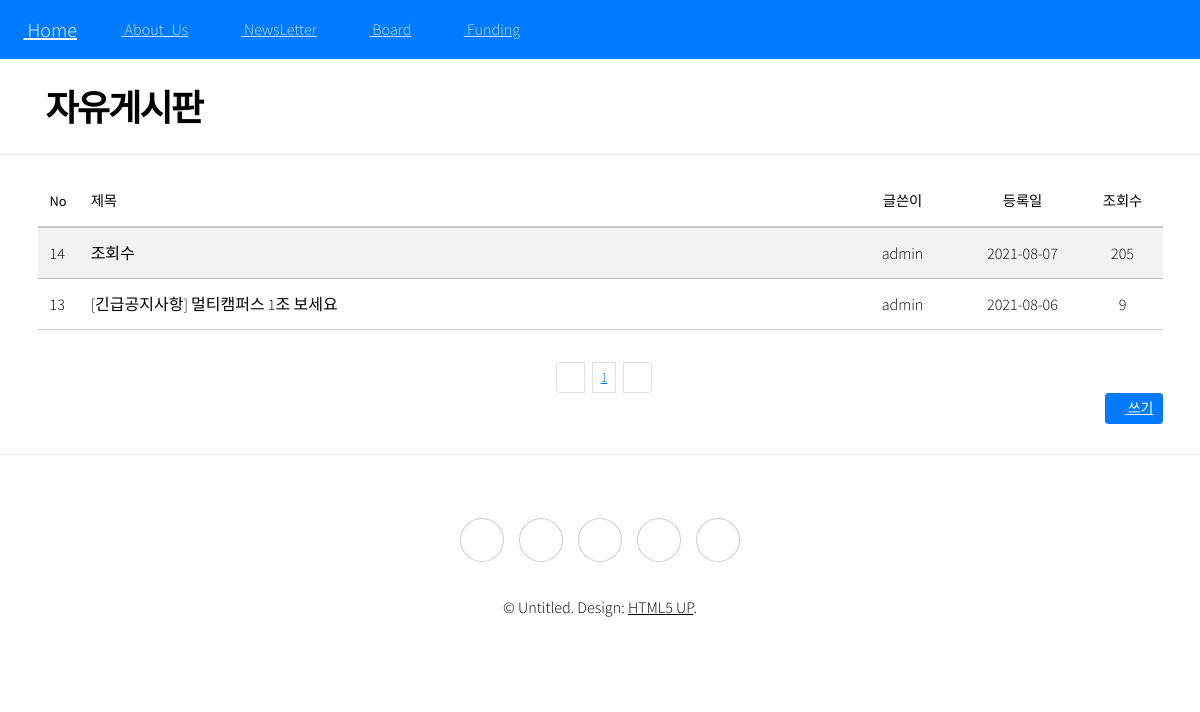
Before: /board/list/ with the older database file.
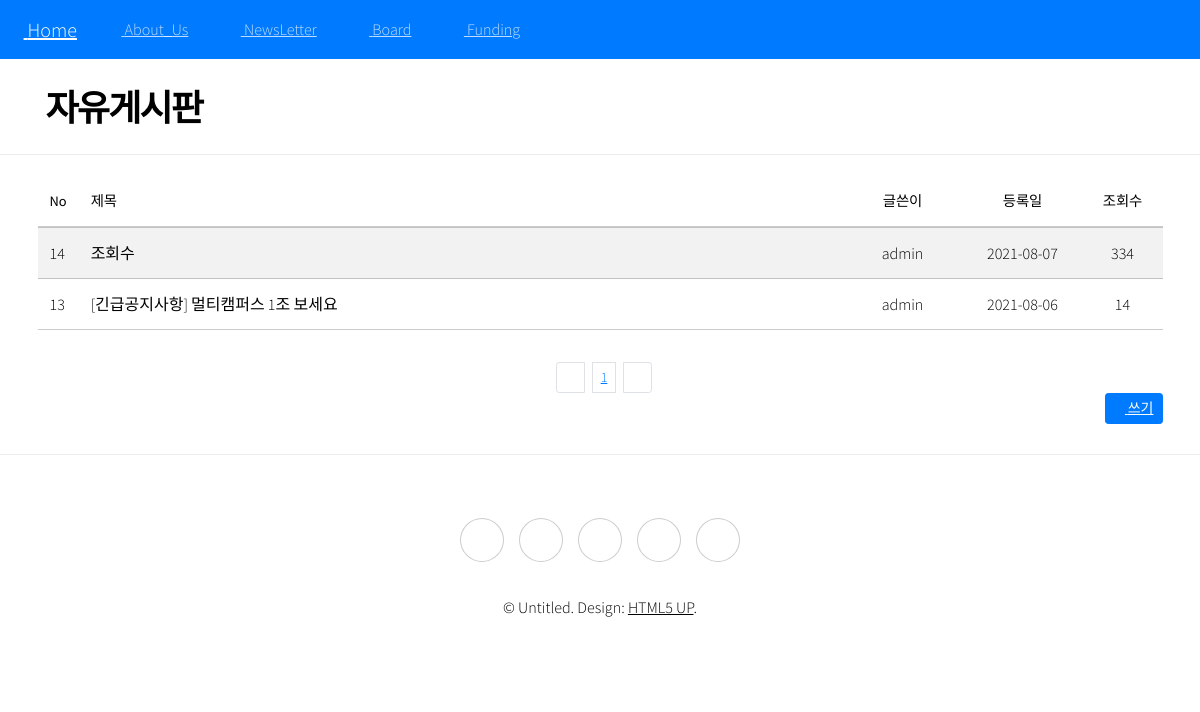
After: the same page with the newer database file.
### board/models.py (models this page shows, shortened)
class Post(models.Model):
    title = models.CharField(verbose_name='TITLE', max_length=50)
    description = models.CharField('DESCRIPTION', max_length=100, blank=True,
    help_text='simple description text.')
    content = models.TextField('CONTENT')
    create_dt = models.DateTimeField('CREATE DATE', auto_now_add=True)
    modify_dt = models.DateTimeField('MODIFY DATE', auto_now=True)
    user = models.ForeignKey(User,on_delete=models.CASCADE,
        verbose_name='USER', blank=True, null=True)
    hits = models.PositiveIntegerField("조회수",default=0)
    like = models.ManyToManyField(settings.AUTH_USER_MODEL, related_name="like_posts", blank=True)
    class Meta:
        verbose_name = 'post'
        verbose_name_plural = 'posts'
        db_table = 'board_posts'
        ordering = ('-create_dt',)
    def get_absolute_url(self):
        return reverse('board:detail', args=(self.id,))

### board/views.py (the view)
# urls.py: path('list/',PostListView.as_view(),name='list'),
class PostListView(ListView):
    model = Post
    template_name = 'board/post_list.html'
    context_object_name='posts'
    paginate_by = 10
    def get_context_data(self, **kwargs):
        return super().get_context_data(**kwargs)

### board/templates/board/post_list.html (shortened to what this page needs)
{% extends 'base.html' %}
{% load static %}
{% load bootstrap4 %}
{% block content-header %}
<h2 style ="font-weight:bold; margin-top:10px; margin-bottom:5px; margin-left:30px">자유게시판</h2>
{% endblock %}
{% block content %}
    <br>
    <div class="container">
        <table class="table-striped table-hover" >
            <thead>
                <tr>
                    <th style="width:20px">No</th>
                    <th style="padding-top:10px" >제목</th>
                    <th style="width:120px" class="text-center">글쓴이</th>
                    <th style="width:120px" class="text-center">등록일</th>
                    <th style="width:80px" class="text-center">조회수</th>
                </tr>
            </thead>
            <tbody>
            {% for writing in posts%}
                <tr  style="cursor:pointer;" onclick="location.href='{{writing.get_absolute_url}}'">
                    <td>{{writing.id}}</td>
                    <td>{{writing.title}}</td>
                    <td class="text-center">{{writing.user}}</td>
                    <td class="text-center">{{writing.create_dt|date:"Y-m-d"}}</td>
                    <td class="text-center">{{writing.hits}}</td>
                </tr>
            {% endfor %}
            </tbody>
        </table>
        <span>
            <ul class="pagination pagination-sm justify-content-center" style="margin-bottom:0px">
                <li class="page-item"><a class="page-link" href="?page=1"><i class="fas fa-angle-double-left"></i></a>
                </li>
                {% for page_num in page_obj.paginator.page_range %}
                    <li class="page-item"><a class="page-link" href="?page={{page_num}}">{{page_num}}</a></li>
                {% endfor %}
                <li class="page-item"><a class="page-link" href="?page={{page_obj.paginator.num_pages}}"><i class="fas fa-angle-double-right"></i></a>
                </li>
            </ul>
        </span>
        <div class="text-right" style="margin-bottom:30px;margin-top:0px">
            <a href="{%url 'board:add' %}" class="btn btn-primary btn-sm ">
            <i class="fas fa-pencil-alt"></i> 쓰기</a>
        </div>
{% endblock %}

Changed rows visible on the page:
changed Post "조회수": hits "205" → "334"
changed Post "[긴급공지사항] 멀티캠퍼스 1조 보세요": hits "9" → "14"
